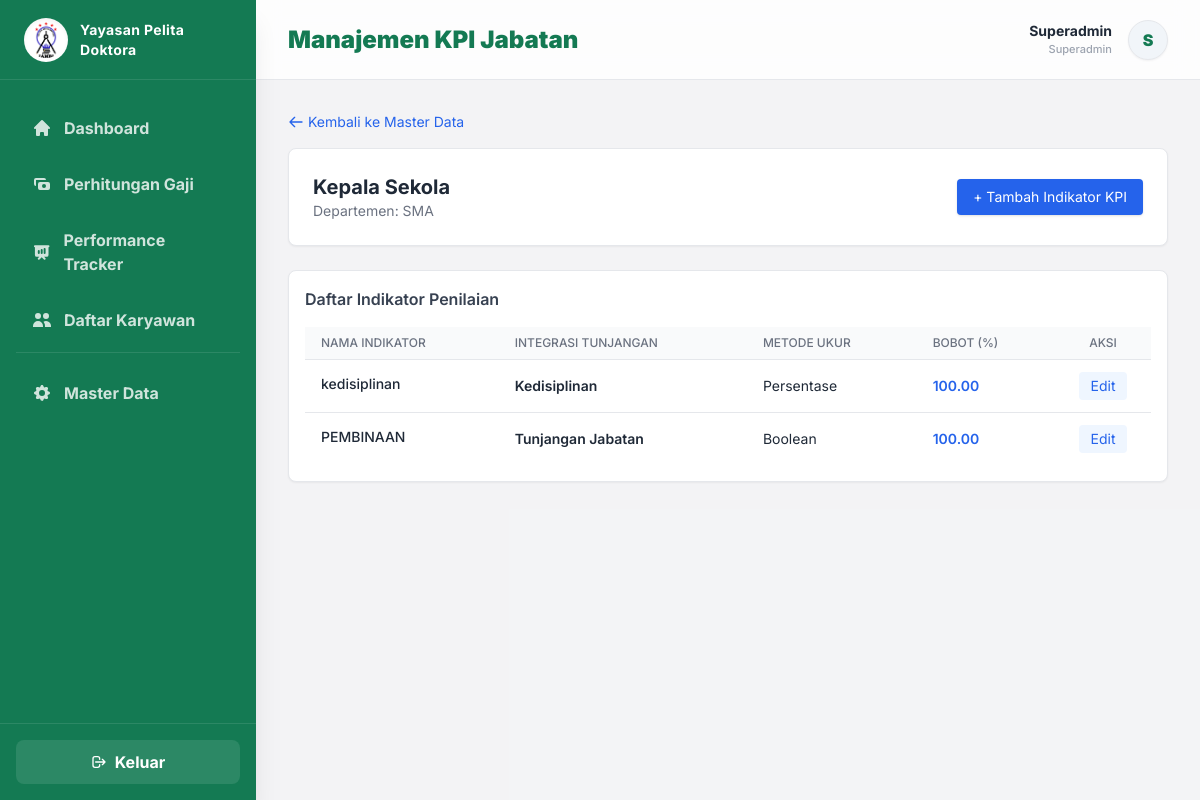
The app's page /master-data/kpi/1/ (signed in), older data.
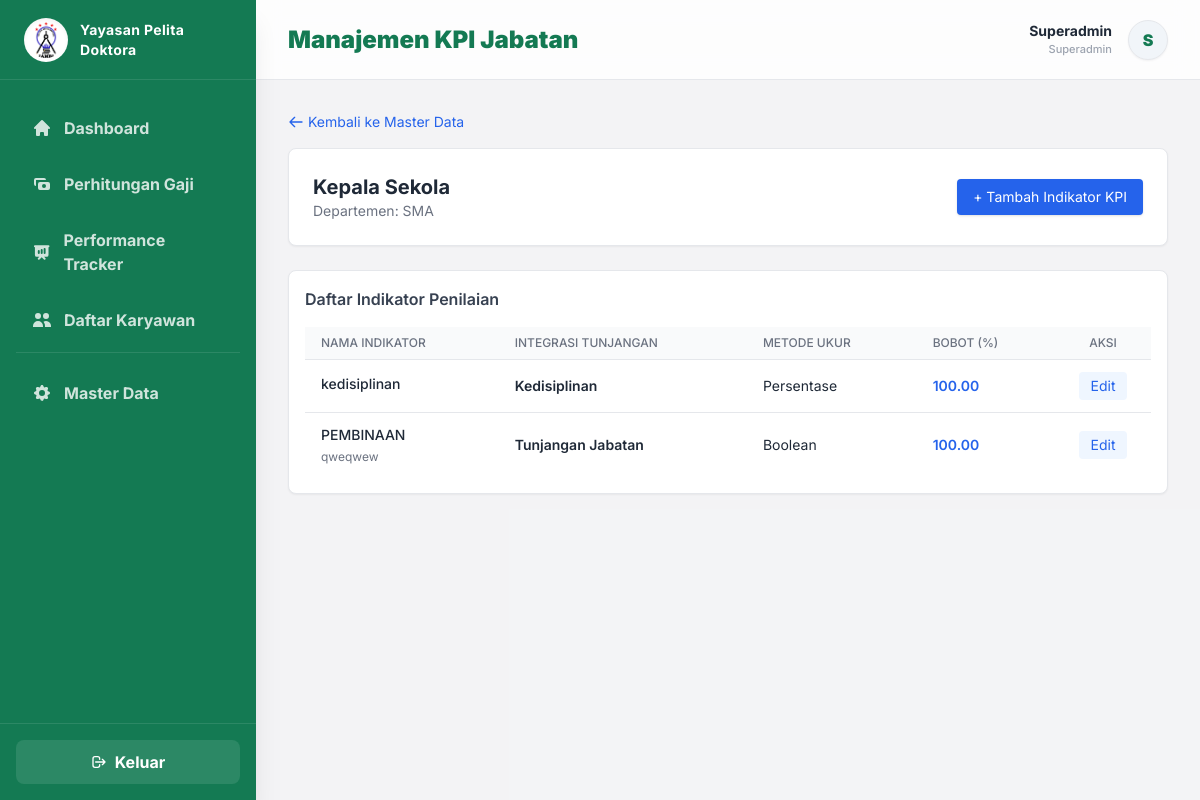
The same page, newer data.
### hr/models.py (models this page shows, shortened)
class KpiCriteria(models.Model):
    UKUR_CHOICES = (
        ('persentase', 'Persentase'),
        ('boolean', 'Sudah/Belum'),
    )
    position = models.ForeignKey(Position, on_delete=models.CASCADE, related_name='kpi_criteria')
    nama_kriteria = models.CharField(max_length=255)
    deskripsi = models.TextField(blank=True, null=True)
    metode_ukur = models.CharField(max_length=20, choices=UKUR_CHOICES)
    integrasi_kpi = models.CharField(max_length=100)
    bobot = models.DecimalField(max_digits=5, decimal_places=2)

### hr/views.py (the view, shortened to what this page needs)
# urls.py: path('master-data/kpi/<int:position_id>/', views.kelola_kpi_view, name='kelola_kpi'),
@login_required(login_url='login')
def kelola_kpi_view(request, position_id):
    position = get_object_or_404(Position, id=position_id)
    def check_bobot(new_val, jenis_integrasi, exclude_id=None):
        kpis = KpiCriteria.objects.filter(position=position, integrasi_kpi=jenis_integrasi)
        if exclude_id:
            kpis = kpis.exclude(id=exclude_id)
        total = float(kpis.aggregate(Sum('bobot'))['bobot__sum'] or 0)
        return (total + float(new_val)) <= 100
    return render(request, 'hr/kelola_kpi.html', {
        'position': position,
        'kpi_list': KpiCriteria.objects.filter(position=position),
        'tunjangan_list': MasterTunjangan.objects.all(),
        'form': KpiCriteriaForm()
    })

### hr/templates/hr/kelola_kpi.html (shortened to what this page needs)
{% extends 'hr/base.html' %}
{% block header_title %}Manajemen KPI Jabatan{% endblock %}
{% block content %}
<div class="mb-4">
    <a href="{% url 'master_data' %}" class="text-blue-600 hover:underline flex items-center text-sm">
        <svg class="w-4 h-4 mr-1" fill="none" stroke="currentColor" viewBox="0 0 24 24"><path stroke-linecap="round" stroke-linejoin="round" stroke-width="2" d="M10 19l-7-7m0 0l7-7m-7 7h18"></path></svg>
        Kembali ke Master Data
    </a>
</div>
<div class="bg-white p-6 rounded-lg shadow-sm border border-gray-200 mb-6 flex justify-between items-center">
    <div>
        <h2 class="text-xl font-bold text-gray-800">{{ position.nama_jabatan }}</h2>
        <p class="text-sm text-gray-500">Departemen: {{ position.departement.nama_departemen }}</p>
    </div>
    <button onclick="openModal('modalKpi')" class="bg-blue-600 hover:bg-blue-700 text-white px-4 py-2 text-sm rounded shadow transition">
        + Tambah Indikator KPI
    </button>
</div>
<div class="bg-white rounded-lg shadow-sm border border-gray-200 p-4">
    <h3 class="font-semibold text-gray-700 mb-4">Daftar Indikator Penilaian</h3>
    <div class="overflow-x-auto">
        <table class="min-w-full divide-y divide-gray-200">
            <thead class="bg-gray-50">
                <tr>
                    <th class="px-4 py-2 text-left text-xs font-medium text-gray-500 uppercase">Nama Indikator</th>
                    <th class="px-4 py-2 text-left text-xs font-medium text-gray-500 uppercase">Integrasi Tunjangan</th>
                    <th class="px-4 py-2 text-left text-xs font-medium text-gray-500 uppercase">Metode Ukur</th>
                    <th class="px-4 py-2 text-left text-xs font-medium text-gray-500 uppercase">Bobot (%)</th>
                    <th class="px-4 py-2 text-center text-xs font-medium text-gray-500 uppercase w-24">Aksi</th>
                </tr>
            </thead>
            <tbody class="divide-y divide-gray-200">
                {% for kpi in kpi_list %}
                <tr>
                    <td class="px-4 py-3">
                        <p class="text-sm font-medium text-gray-800">{{ kpi.nama_kriteria }}</p>
                        <p class="text-xs text-gray-500 mt-1">{{ kpi.deskripsi }}</p>
                    </td>
                    <td class="px-4 py-3 text-sm text-gray-800 font-semibold">{{ kpi.integrasi_kpi }}</td>
                    <td class="px-4 py-3 text-sm text-gray-800 capitalize">{{ kpi.metode_ukur }}</td>
                    <td class="px-4 py-3 text-sm font-semibold text-blue-600">{{ kpi.bobot }}</td>
                    <td class="px-4 py-3 text-sm text-center">
                        <button onclick="openModal('modalEditKpi{{ kpi.id }}')" class="text-blue-600 hover:text-blue-800 bg-blue-50 px-3 py-1 rounded transition">Edit</button>
                    </td>
                </tr>
                {% empty %}
                <tr><td colspan="5" class="px-4 py-8 text-sm text-center text-gray-500">Belum ada indikator KPI untuk jabatan ini.</td></tr>
                {% endfor %}
            </tbody>
        </table>
    </div>
</div>
{% endblock %}

Row changes from the older to the newer data that the page shows:
changed KpiCriteria "PEMBINAAN": deskripsi (not shown) → "qweqwew"
